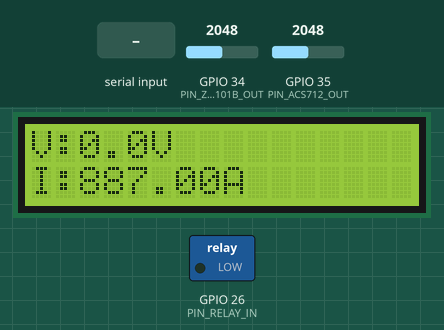
This sketch was run on a simulated ESP32. Shown: 16×2 character LCD, switched loads named in the sketch (green lamp = pin HIGH). Inputs (shaded band) come from the test bench; at power-on: GPIO 34 (PIN_ZMPT101B_OUT) = 2048, GPIO 35 (PIN_ACS712_OUT) = 2048 (analog values on the 0–4095 scale). WiFi joins after 1.5 s; servers stay silent unless stated; EEPROM starts erased; web services answer with replies made up by the test bench; what the sketch prints to the serial monitor is not drawn.

Above: at 4.4 s.
4.5 s: "ON\n" received over Serial
At 5.5 s:
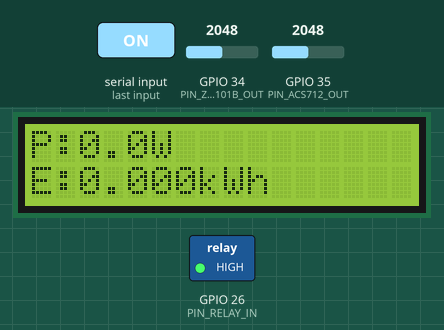
7.5 s: "OFF\n" received over Serial
At 9.5 s:
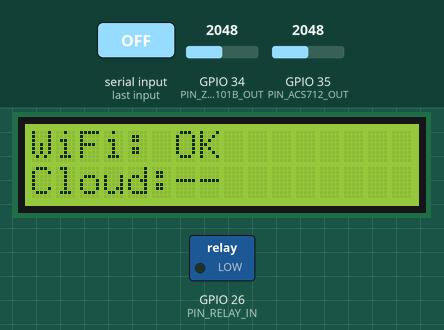
10.5 s: GPIO 34 (PIN_ZMPT101B_OUT) set to 2866
At 13.1 s:
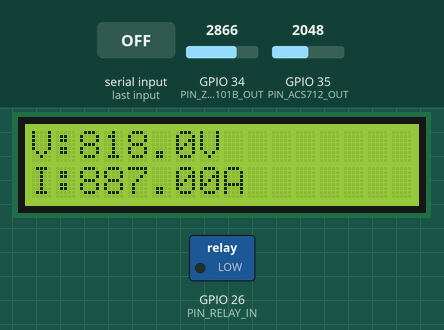
13.5 s: GPIO 35 (PIN_ACS712_OUT) set to 2866
At 14.0 s:
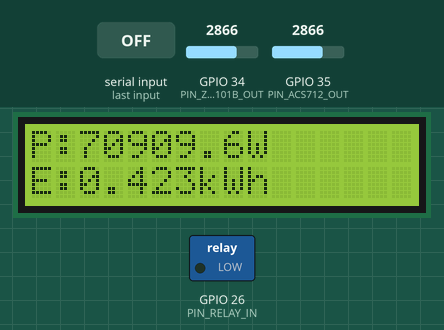
16.2 s: "CAL\n" received over Serial
At 17.7 s:
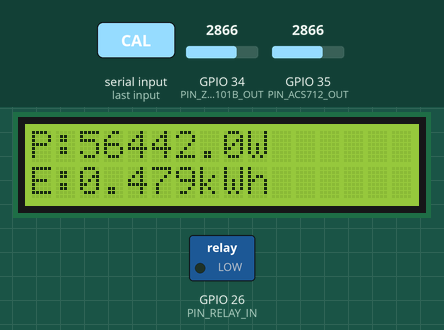
19.2 s: GPIO 34 (PIN_ZMPT101B_OUT) set to 3603
At 21.0 s:
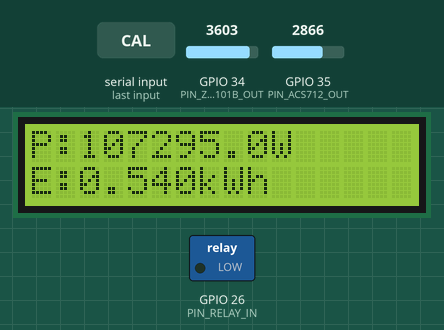
Timing chart, 0 to 22.5 s (numbered marks = the images above; inputs shaded):
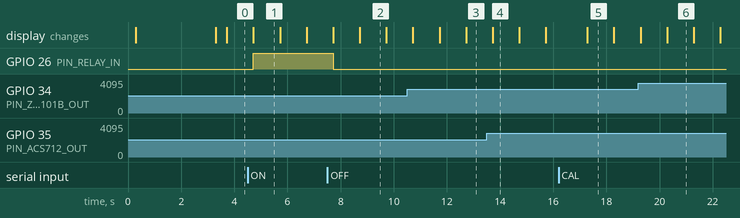

Measured:
- after the input at 4.5 s, GPIO 26 (PIN_RELAY_IN): LOW → HIGH after 0.22 s
- after the input at 7.5 s, GPIO 26 (PIN_RELAY_IN): HIGH → LOW after 0.22 s
- what the display in image 1 shows lasts 1.0 s, from 4.7 s to 5.7 s

The sketch:

smart_energy_monitor.ino
```cpp
/*
 * smart_energy_monitor.ino
 * ESP32-Based IoT Smart Energy Monitoring and Load Control System
 *
 * STATUS: Prototype/development. Relay control tested & working; ACS712
 * zero-current baseline observed & documented; full voltage/current
 * calibration and real (vs apparent) power NOT yet done. See docs/LIMITATIONS.md.
 *
 * Required libraries: LiquidCrystal_I2C (+ Blynk if BLYNK_ENABLED).
 * Built-in ESP32 core: WiFi, HTTPClient, Wire, Preferences.
 */
#include "config.h"
#include "sensors.h"
#include "display.h"
#include "relay_control.h"
#include "energy.h"
#include "wifi_manager.h"
#include "cloud.h"
#include "calibration.h"

static unsigned long lastSensorRead = 0;
static unsigned long lastLcdUpdate = 0;
static unsigned long lastCloudUpload = 0;
static uint8_t lcdScreenIndex = SCREEN_VOLTAGE_CURRENT;
static SensorReadings currentReadings;

void setup() {
  Serial.begin(SERIAL_BAUD_RATE);
  delay(200);
  Serial.println();
  Serial.println("=== Smart Energy Monitor booting ===");

  relayInit();
  sensorsInit();
  displayInit();
  displayShowBoot();
  energyInit();
  wifiInit();
  cloudInit();

  delay(1500);
  displayClear();

  Serial.println("=== Setup complete ===");
  Serial.println("Serial commands: ON, OFF, STATUS, CAL, CALSTATUS");
}

static void handleSerialCommands() {
  if (Serial.available()) {
    String cmd = Serial.readStringUntil('\n');
    cmd.trim();
    if (cmd.length() == 0) return;
    String upper = cmd; upper.toUpperCase();
    if (upper == "CAL") calibrationRunZeroOffsetRoutine();
    else if (upper == "CALSTATUS") calibrationPrintStatus();
    else relayHandleSerialCommand(cmd);
  }
}

void loop() {
  handleSerialCommands();
  wifiHandle();
  cloudHandle();

  unsigned long now = millis();

  if (now - lastSensorRead >= SENSOR_READ_INTERVAL_MS) {
    lastSensorRead = now;
    currentReadings = sensorsRead();
    // apparentPower used as energy input - approximation, see docs/LIMITATIONS.md
    energyUpdate(currentReadings.apparentPower);
    energyMaybeSaveToNvs();

#if DEBUG_SERIAL
    Serial.print("[SENSOR] Vrms(raw-scaled)="); Serial.print(currentReadings.vrms, 3);
    Serial.print(" Irms(raw-scaled)="); Serial.print(currentReadings.irms, 3);
    Serial.print(" S(approx)="); Serial.print(currentReadings.apparentPower, 3);
    Serial.print(" Energy(kWh)="); Serial.println(energyGetKwh(), 4);
#endif
  }

  if (now - lastLcdUpdate >= LCD_UPDATE_INTERVAL_MS) {
    lastLcdUpdate = now;
    switch (lcdScreenIndex) {
      case SCREEN_VOLTAGE_CURRENT: displayShowVoltageCurrent(currentReadings.vrms, currentReadings.irms); break;
      case SCREEN_POWER_ENERGY: displayShowPowerEnergy(currentReadings.apparentPower, energyGetKwh()); break;
      case SCREEN_STATUS: displayShowStatus(wifiIsConnected(), cloudIsThingSpeakOk()); break;
      default: displayShowVoltageCurrent(currentReadings.vrms, currentReadings.irms); break;
    }
    lcdScreenIndex++;
    if (lcdScreenIndex >= SCREEN_COUNT || lcdScreenIndex == SCREEN_BOOT) lcdScreenIndex = SCREEN_VOLTAGE_CURRENT;
  }

  if (now - lastCloudUpload >= CLOUD_UPLOAD_INTERVAL_MS) {
    lastCloudUpload = now;
    TelemetryData data;
    data.vrms = currentReadings.vrms;
    data.irms = currentReadings.irms;
    data.powerW = currentReadings.apparentPower;
    data.energyKwh = energyGetKwh();
    data.relayOn = getRelayState();
    data.wifiRssi = wifiGetRssi();
    data.apparentPowerVA = currentReadings.apparentPower;
    data.statusText = wifiIsConnected() ? "OK" : "WIFI_DOWN";
    cloudUploadThingSpeak(data);
  }
}
```

calibration.cpp
```cpp
#include "calibration.h"
#include "config.h"
#include "sensors.h"

void calibrationRunZeroOffsetRoutine() {
  Serial.println("=================================================");
  Serial.println(" CALIBRATION: ZERO-OFFSET MEASUREMENT");
  Serial.println(" Ensure ACS712 carries ZERO current and ZMPT101B");
  Serial.println(" has no AC input connected before continuing.");
  Serial.println("=================================================");

  const uint16_t samples = 1000;
  int acsOffset = sensorsMeasureZeroOffset(PIN_ACS712_OUT, samples);
  Serial.print("[CAL] ACS712 zero-offset ADC (avg of "); Serial.print(samples); Serial.print(" samples): "); Serial.println(acsOffset);

  int zmptOffset = sensorsMeasureZeroOffset(PIN_ZMPT101B_OUT, samples);
  Serial.print("[CAL] ZMPT101B zero-offset ADC (avg of "); Serial.print(samples); Serial.print(" samples): "); Serial.println(zmptOffset);

  Serial.println("[CAL] Update ACS_ADC_MIDPOINT_DEFAULT / ZMPT_ADC_MIDPOINT_DEFAULT");
  Serial.println("[CAL] in config.h with these values, then recompile.");
  Serial.println("[CAL] This does NOT calibrate scale factors (V/A per ADC count).");
  Serial.println("[CAL] Follow docs/SENSOR_CALIBRATION.md for full calibration.");
}

void calibrationPrintStatus() {
  Serial.println("[CAL] Current calibration constants (config.h):");
  Serial.print("  ZMPT_ADC_MIDPOINT_DEFAULT = "); Serial.println(ZMPT_ADC_MIDPOINT_DEFAULT);
  Serial.print("  ACS_ADC_MIDPOINT_DEFAULT  = "); Serial.println(ACS_ADC_MIDPOINT_DEFAULT);
  Serial.print("  VOLTAGE_CALIBRATION_FACTOR = "); Serial.println(VOLTAGE_CALIBRATION_FACTOR, 6);
  Serial.print("  CURRENT_CALIBRATION_FACTOR = "); Serial.println(CURRENT_CALIBRATION_FACTOR, 6);
  Serial.println("[CAL] NOTE: factors of 1.0 mean NOT YET CALIBRATED.");
}
```

calibration.h
```cpp
#ifndef CALIBRATION_H
#define CALIBRATION_H
#include <Arduino.h>

void calibrationRunZeroOffsetRoutine();
void calibrationPrintStatus();

#endif
```

cloud.cpp
```cpp
/*
 * ThingSpeak: HTTPClient GET to update endpoint, min 15s interval (free tier).
 * Blynk: only meaningful if BLYNK_ENABLED=1 and Blynk library installed;
 * guarded by #if so this file compiles either way.
 */
#include "cloud.h"
#include "config.h"
#include <WiFi.h>
#include <HTTPClient.h>

#if BLYNK_ENABLED
  #define BLYNK_TEMPLATE_ID_DEF BLYNK_TEMPLATE_ID
  #define BLYNK_TEMPLATE_NAME_DEF BLYNK_TEMPLATE_NAME
  #include <BlynkSimpleEsp32.h>
  BlynkTimer blynkTimer;
#endif

static bool lastThingSpeakOk = false;

void cloudInit() {
#if BLYNK_ENABLED
  Blynk.config(BLYNK_AUTH_TOKEN);
#endif
}

void cloudHandle() {
#if BLYNK_ENABLED
  if (Blynk.connected()) { Blynk.run(); } else { Blynk.connect(1000); }
#endif
}

bool cloudUploadThingSpeak(const TelemetryData &data) {
#if THINGSPEAK_ENABLED
  if (WiFi.status() != WL_CONNECTED) { lastThingSpeakOk = false; return false; }

  HTTPClient http;
  String url = String(THINGSPEAK_SERVER) +
               "?api_key=" + THINGSPEAK_API_KEY +
               "&field1=" + String(data.vrms, 2) +
               "&field2=" + String(data.irms, 3) +
               "&field3=" + String(data.powerW, 2) +
               "&field4=" + String(data.energyKwh, 4) +
               "&field5=" + String(data.relayOn ? 1 : 0) +
               "&field6=" + String(data.wifiRssi) +
               "&field7=" + String(data.apparentPowerVA, 2) +
               "&field8=" + String(data.statusText);

  http.begin(url);
  int httpCode = http.GET();
  http.end();

  lastThingSpeakOk = (httpCode == 200);
  if (!lastThingSpeakOk) {
    Serial.print("[ThingSpeak] Upload failed, HTTP code: ");
    Serial.println(httpCode);
  }
  return lastThingSpeakOk;
#else
  (void)data;
  return false;
#endif
}

bool cloudIsThingSpeakOk() { return lastThingSpeakOk; }

#if BLYNK_ENABLED
BLYNK_CONNECTED() { Serial.println("[Blynk] Connected"); }
#endif
```

cloud.h
```cpp
#ifndef CLOUD_H
#define CLOUD_H
#include <Arduino.h>

struct TelemetryData {
  float vrms;
  float irms;
  float powerW;
  float energyKwh;
  bool  relayOn;
  int   wifiRssi;
  float apparentPowerVA;
  const char *statusText;
};

void cloudInit();
void cloudHandle();
bool cloudUploadThingSpeak(const TelemetryData &data);
bool cloudIsThingSpeakOk();

#endif
```

display.cpp
```cpp
// Requires LiquidCrystal_I2C library. Verify LCD_I2C_ADDRESS if blank
// (see docs/TROUBLESHOOTING.md).
#include "display.h"
#include "config.h"
#include <Wire.h>
#include <LiquidCrystal_I2C.h>

static LiquidCrystal_I2C lcd(LCD_I2C_ADDRESS, LCD_COLUMNS, LCD_ROWS);

void displayInit() {
  Wire.begin(PIN_LCD_SDA, PIN_LCD_SCL);
  lcd.init();
  lcd.backlight();
  lcd.clear();
}

void displayClear() { lcd.clear(); }

void displayShowBoot() {
  lcd.clear();
  lcd.setCursor(0, 0); lcd.print("SMART ENERGY");
  lcd.setCursor(0, 1); lcd.print("MONITORING");
}

void displayShowVoltageCurrent(float vrms, float irms) {
  lcd.clear();
  lcd.setCursor(0, 0); lcd.print("V:"); lcd.print(vrms, 1); lcd.print("V");
  lcd.setCursor(0, 1); lcd.print("I:"); lcd.print(irms, 2); lcd.print("A");
}

void displayShowPowerEnergy(float powerW, float energyKwh) {
  lcd.clear();
  lcd.setCursor(0, 0); lcd.print("P:"); lcd.print(powerW, 1); lcd.print("W");
  lcd.setCursor(0, 1); lcd.print("E:"); lcd.print(energyKwh, 3); lcd.print("kWh");
}

void displayShowStatus(bool wifiOk, bool cloudOk) {
  lcd.clear();
  lcd.setCursor(0, 0); lcd.print("WiFi: "); lcd.print(wifiOk ? "OK" : "--");
  lcd.setCursor(0, 1); lcd.print("Cloud:"); lcd.print(cloudOk ? "OK" : "--");
}
```

display.h
```cpp
#ifndef DISPLAY_H
#define DISPLAY_H
#include <Arduino.h>

enum LcdScreen { SCREEN_BOOT = 0, SCREEN_VOLTAGE_CURRENT, SCREEN_POWER_ENERGY, SCREEN_STATUS, SCREEN_COUNT };

void displayInit();
void displayShowBoot();
void displayShowVoltageCurrent(float vrms, float irms);
void displayShowPowerEnergy(float powerW, float energyKwh);
void displayShowStatus(bool wifiOk, bool cloudOk);
void displayClear();

#endif
```

energy.cpp
```cpp
#include "energy.h"
#include "config.h"
#include <Preferences.h>

static Preferences prefs;
static double accumulatedWh = 0.0;
static unsigned long lastUpdateMs = 0;
static unsigned long lastSaveMs = 0;
static const char *NVS_NAMESPACE = "energymon";
static const char *NVS_KEY_WH = "wh";

void energyInit() {
  prefs.begin(NVS_NAMESPACE, false);
  accumulatedWh = prefs.getDouble(NVS_KEY_WH, 0.0);
  lastUpdateMs = millis();
  lastSaveMs = millis();
}

void energyUpdate(float powerW) {
  unsigned long now = millis();
  unsigned long elapsedMs = now - lastUpdateMs;
  lastUpdateMs = now;
  double elapsedHours = (double)elapsedMs / 3600000.0;
  accumulatedWh += (double)powerW * elapsedHours;
  if (accumulatedWh < 0) accumulatedWh = 0;
}

float energyGetWh() { return (float)accumulatedWh; }
float energyGetKwh() { return (float)(accumulatedWh / 1000.0); }

void energyReset() {
  accumulatedWh = 0.0;
  prefs.putDouble(NVS_KEY_WH, accumulatedWh);
}

void energyMaybeSaveToNvs() {
  unsigned long now = millis();
  if (now - lastSaveMs >= ENERGY_SAVE_INTERVAL_MS) {
    prefs.putDouble(NVS_KEY_WH, accumulatedWh);
    lastSaveMs = now;
  }
}
```

energy.h
```cpp
#ifndef ENERGY_H
#define ENERGY_H
#include <Arduino.h>

void energyInit();
void energyUpdate(float powerW);
float energyGetWh();
float energyGetKwh();
void energyReset();
void energyMaybeSaveToNvs();

#endif
```

relay_control.cpp
```cpp
#include "relay_control.h"
#include "config.h"

static bool relayState = false;

static void writeRelayPin(bool on) {
#if RELAY_ACTIVE_HIGH
  digitalWrite(PIN_RELAY_IN, on ? HIGH : LOW);
#else
  digitalWrite(PIN_RELAY_IN, on ? LOW : HIGH);
#endif
}

void relayInit() {
  pinMode(PIN_RELAY_IN, OUTPUT);
#if RELAY_DEFAULT_STATE_OFF
  relayState = false;
#endif
  writeRelayPin(relayState);
}

void relayOn() { relayState = true; writeRelayPin(true); }
void relayOff() { relayState = false; writeRelayPin(false); }
void relayToggle() { relayState = !relayState; writeRelayPin(relayState); }
bool getRelayState() { return relayState; }

void relayHandleSerialCommand(const String &cmd) {
  String c = cmd; c.trim(); c.toUpperCase();
  if (c == "ON") { relayOn(); Serial.println("[RELAY] Turned ON"); }
  else if (c == "OFF") { relayOff(); Serial.println("[RELAY] Turned OFF"); }
  else if (c == "STATUS") { Serial.print("[RELAY] State: "); Serial.println(getRelayState() ? "ON" : "OFF"); }
}
```

relay_control.h
```cpp
#ifndef RELAY_CONTROL_H
#define RELAY_CONTROL_H
#include <Arduino.h>

void relayInit();
void relayOn();
void relayOff();
void relayToggle();
bool getRelayState();
void relayHandleSerialCommand(const String &cmd);

#endif
```

sensors.cpp
```cpp
/*
 * NOT YET VALIDATED: calibration factors are placeholders (see config.h).
 * Voltage/current sampled sequentially, not synchronized -> apparent
 * power only (S = Vrms*Irms), not true real power. See docs/LIMITATIONS.md.
 */
#include "sensors.h"
#include "config.h"

static int voltageOffset = ZMPT_ADC_MIDPOINT_DEFAULT;
static int currentOffset = ACS_ADC_MIDPOINT_DEFAULT;

void sensorsInit() {
  analogReadResolution(ADC_RESOLUTION_BITS);
  pinMode(PIN_ZMPT101B_OUT, INPUT);
  pinMode(PIN_ACS712_OUT, INPUT);
}

int sensorsMeasureZeroOffset(uint8_t adcPin, uint16_t samples) {
  long sum = 0;
  for (uint16_t i = 0; i < samples; i++) {
    sum += analogRead(adcPin);
    delayMicroseconds(SAMPLE_INTERVAL_US);
  }
  return (int)(sum / (long)samples);
}

static float computeRmsAdc(uint8_t pin, int offset, unsigned long windowMs) {
  unsigned long start = millis();
  double sumSq = 0;
  unsigned long count = 0;
  while (millis() - start < windowMs) {
    int raw = analogRead(pin);
    int centered = raw - offset;
    sumSq += (double)centered * (double)centered;
    count++;
    delayMicroseconds(SAMPLE_INTERVAL_US);
  }
  if (count == 0) return 0.0f;
  return (float)sqrt(sumSq / (double)count);
}

SensorReadings sensorsRead() {
  SensorReadings r;
  r.voltageOffset = voltageOffset;
  r.currentOffset = currentOffset;

  float vRmsAdc = computeRmsAdc(PIN_ZMPT101B_OUT, voltageOffset, SAMPLE_WINDOW_MS);
  float iRmsAdc = computeRmsAdc(PIN_ACS712_OUT, currentOffset, SAMPLE_WINDOW_MS);

  r.vrms = vRmsAdc * VOLTAGE_CALIBRATION_FACTOR;
  r.irms = iRmsAdc * CURRENT_CALIBRATION_FACTOR;
  r.apparentPower = r.vrms * r.irms;
  r.valid = (vRmsAdc >= 0) && (iRmsAdc >= 0);
  return r;
}
```

sensors.h
```cpp
#ifndef SENSORS_H
#define SENSORS_H
#include <Arduino.h>

struct SensorReadings {
  float vrms;
  float irms;
  float apparentPower;
  int   voltageOffset;
  int   currentOffset;
  bool  valid;
};

void sensorsInit();
int sensorsMeasureZeroOffset(uint8_t adcPin, uint16_t samples);
SensorReadings sensorsRead();

#endif
```

wifi_manager.cpp
```cpp
#include "wifi_manager.h"
#include "config.h"
#include <WiFi.h>

static unsigned long lastReconnectAttempt = 0;

void wifiInit() {
  WiFi.mode(WIFI_STA);
  WiFi.begin(WIFI_SSID, WIFI_PASSWORD);
  Serial.print("[WiFi] Connecting to "); Serial.print(WIFI_SSID);
  unsigned long start = millis();
  while (WiFi.status() != WL_CONNECTED && (millis() - start) < WIFI_CONNECT_TIMEOUT_MS) {
    delay(300); Serial.print(".");
  }
  Serial.println();
  if (WiFi.status() == WL_CONNECTED) {
    Serial.print("[WiFi] Connected. IP: "); Serial.println(WiFi.localIP());
  } else {
    Serial.println("[WiFi] Connection timed out. Will retry in background.");
  }
  lastReconnectAttempt = millis();
}

void wifiHandle() {
  if (WiFi.status() != WL_CONNECTED) {
    unsigned long now = millis();
    if (now - lastReconnectAttempt >= WIFI_RECONNECT_INTERVAL_MS) {
      Serial.println("[WiFi] Reconnecting...");
      WiFi.disconnect();
      WiFi.begin(WIFI_SSID, WIFI_PASSWORD);
      lastReconnectAttempt = now;
    }
  }
}

bool wifiIsConnected() { return WiFi.status() == WL_CONNECTED; }
int wifiGetRssi() { return wifiIsConnected() ? WiFi.RSSI() : 0; }
```

wifi_manager.h
```cpp
#ifndef WIFI_MANAGER_H
#define WIFI_MANAGER_H
#include <Arduino.h>

void wifiInit();
void wifiHandle();
bool wifiIsConnected();
int  wifiGetRssi();

#endif
```

config.example.h
```cpp
#ifndef CONFIG_H
#define CONFIG_H

// PIN MAPPING
#define PIN_ZMPT101B_OUT   34
#define PIN_ACS712_OUT     35
#define PIN_RELAY_IN       26
#define PIN_LCD_SDA        21
#define PIN_LCD_SCL        22

// LCD
#define LCD_I2C_ADDRESS    0x27
#define LCD_COLUMNS        16
#define LCD_ROWS           2

// RELAY - verify polarity with test/relay_test before trusting this
#define RELAY_ACTIVE_HIGH  1
#define RELAY_DEFAULT_STATE_OFF 1

// ADC / SAMPLING
#define ADC_RESOLUTION_BITS   12
#define ADC_REF_VOLTAGE       3.3f
#define SAMPLE_WINDOW_MS      200
#define SAMPLE_INTERVAL_US    200

// CALIBRATION CONSTANTS - PLACEHOLDERS ONLY, see docs/SENSOR_CALIBRATION.md
#define ZMPT_ADC_MIDPOINT_DEFAULT   2048
#define ACS_ADC_MIDPOINT_DEFAULT    2935
#define VOLTAGE_CALIBRATION_FACTOR  1.0f
#define CURRENT_CALIBRATION_FACTOR  1.0f

// ENERGY
#define ENERGY_SAVE_INTERVAL_MS  (5UL * 60UL * 1000UL)

// TIMING
#define LCD_UPDATE_INTERVAL_MS    1000
#define SENSOR_READ_INTERVAL_MS   1000
#define CLOUD_UPLOAD_INTERVAL_MS  15000
#define WIFI_RECONNECT_INTERVAL_MS 10000

// WI-FI - PLACEHOLDERS ONLY, do not commit real values
#define WIFI_SSID       "YOUR_WIFI_NAME"
#define WIFI_PASSWORD   "YOUR_WIFI_PASSWORD"
#define WIFI_CONNECT_TIMEOUT_MS  15000

// THINGSPEAK - PLACEHOLDERS ONLY
#define THINGSPEAK_ENABLED     1
#define THINGSPEAK_API_KEY     "YOUR_THINGSPEAK_WRITE_API_KEY"
#define THINGSPEAK_CHANNEL_ID  "YOUR_CHANNEL_ID"
#define THINGSPEAK_SERVER      "http://api.thingspeak.com/update"

// BLYNK - PLACEHOLDERS ONLY
#define BLYNK_ENABLED          0
#define BLYNK_TEMPLATE_ID      "YOUR_TEMPLATE_ID"
#define BLYNK_TEMPLATE_NAME    "YOUR_TEMPLATE_NAME"
#define BLYNK_AUTH_TOKEN       "YOUR_BLYNK_AUTH_TOKEN"

// SERIAL
#define SERIAL_BAUD_RATE   115200
#define DEBUG_SERIAL       1

#endif // CONFIG_H
```
